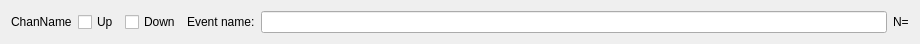
<?xml version="1.0" encoding="UTF-8"?>
<ui version="4.0">
 <class>Form</class>
 <widget class="QWidget" name="Form">
  <property name="geometry">
   <rect>
    <x>0</x>
    <y>0</y>
    <width>920</width>
    <height>43</height>
   </rect>
  </property>
  <property name="windowTitle">
   <string>Form</string>
  </property>
  <layout class="QHBoxLayout" name="horizontalLayout">
   <item>
    <widget class="QLabel" name="lbl_ChannelName">
     <property name="text">
      <string>ChanName</string>
     </property>
    </widget>
   </item>
   <item>
    <widget class="QCheckBox" name="cb_Up">
     <property name="text">
      <string>Up</string>
     </property>
    </widget>
   </item>
   <item>
    <widget class="QCheckBox" name="cb_Down">
     <property name="text">
      <string>Down</string>
     </property>
    </widget>
   </item>
   <item>
    <widget class="QLabel" name="lbl_EvtName">
     <property name="text">
      <string>Event name:</string>
     </property>
    </widget>
   </item>
   <item>
    <widget class="QLineEdit" name="te_EvtName"/>
   </item>
   <item>
    <widget class="QLabel" name="lbl_EvtCount">
     <property name="text">
      <string>N=</string>
     </property>
    </widget>
   </item>
  </layout>
 </widget>
 <resources/>
 <connections/>
</ui>
